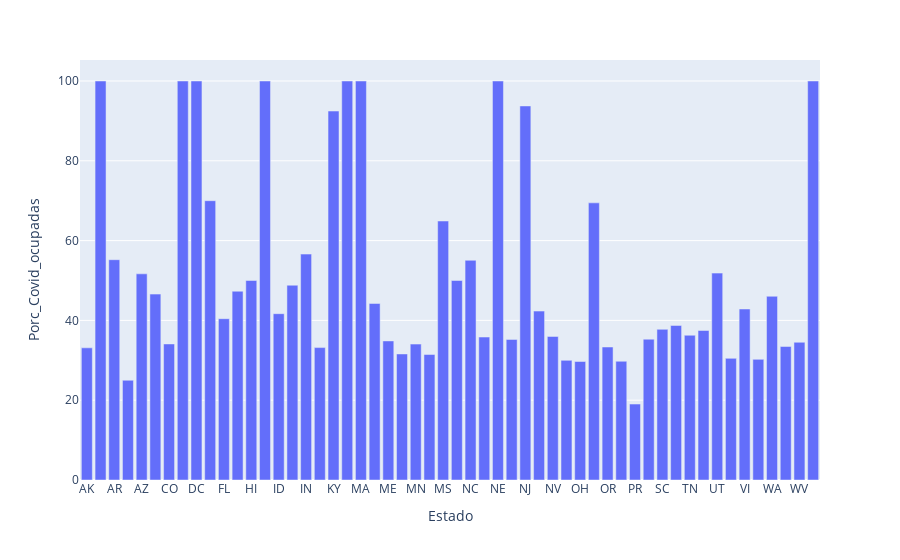

The code cell stored with this chart in its notebook:
### Code cell
figura5 = px.bar(df_UCI, x= 'Estado', y= 'Porc_Covid_ocupadas')
figura5.show()

### Figure 1 — Plotly figure (JSON) as saved in the notebook; plotly's stock layout.template omitted (floating-point values rounded to 4 significant figures)
{"data": [{"alignmentgroup": "True", "hovertemplate": "Estado=%{x}<br>Porc_Covid_ocupadas=%{y}<extra></extra>", "legendgroup": "", "marker": {"color": "#636efa", "pattern": {"shape": ""}}, "name": "", "offsetgroup": "", "orientation": "v", "showlegend": false, "textposition": "auto", "type": "bar", "x": ["AK", "AL", "AR", "AS", "AZ", "CA", "CO", "CT", "DC", "DE", "FL", "GA", "HI", "IA", "ID", "IL", "IN", "KS", "KY", "LA", "MA", "MD", "ME", "MI", "MN", "MO", "MS", "MT", "NC", "ND", "NE", "NH", "NJ", "NM", "NV", "NY", "OH", "OK", "OR", "PA", "PR", "RI", "SC", "SD", "TN", "TX", "UT", "VA", "VI", "VT", "WA", "WI", "WV", "WY"], "xaxis": "x", "y": [33.12, 100, 55.21, 25, 51.67, 46.59, 34.1, 100, 100, 70, 40.42, 47.31, 50, 100, 41.68, 48.82, 56.62, 33.18, 92.47, 100, 100, 44.24, 34.86, 31.59, 34.06, 31.45, 64.91, 50, 55.06, 35.83, 100, 35.23, 93.75, 42.34, 35.98, 29.98, 29.7, 69.46, 33.33, 29.76, 19.04, 35.29, 37.76, 38.73, 36.28, 37.47, 51.85, 30.48, 42.86, 30.23, 46.04, 33.45, 34.52, 100], "yaxis": "y"}], "layout": {"barmode": "relative", "legend": {"tracegroupgap": 0}, "margin": {"t": 60}, "xaxis": {"anchor": "y", "domain": [0, 1], "title": {"text": "Estado"}}, "yaxis": {"anchor": "x", "domain": [0, 1], "title": {"text": "Porc_Covid_ocupadas"}}}}
